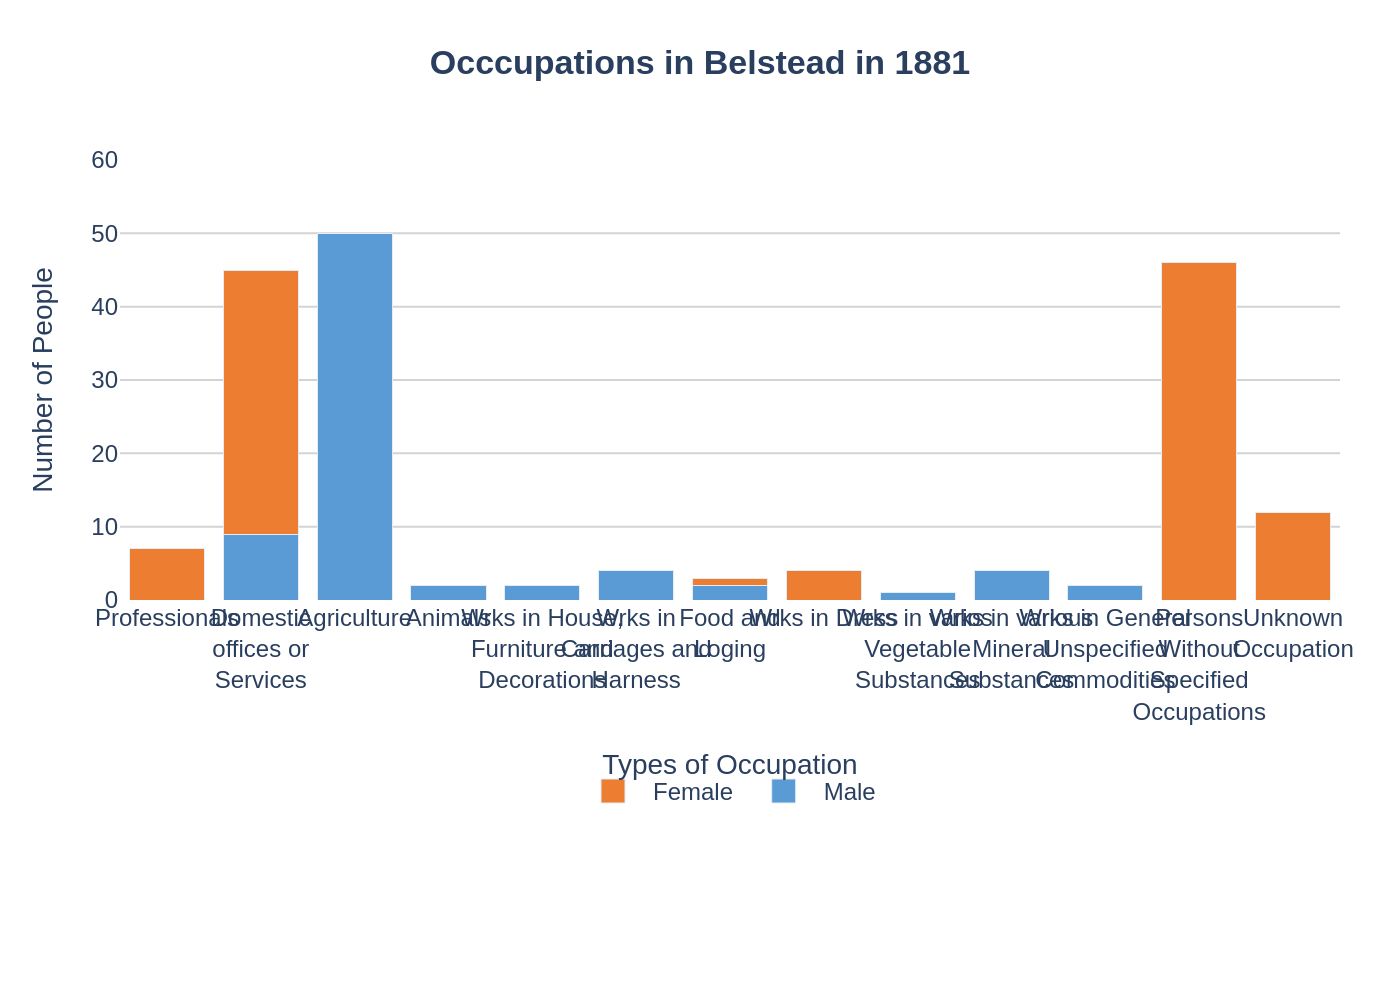

Here is the Python script that generated this plot:
import sys
import json
import os
import plotly.graph_objects as go

# Check for command-line argument
if len(sys.argv) != 2:
    print("Usage: python script.py <path_to_json_file>")
    sys.exit(1)

# Get JSON file path from command-line argument
json_path = sys.argv[1]

# Read data from the specified JSON file
try:
    with open(json_path, 'r', encoding='utf-8') as f:
        chart_info = json.load(f)
except FileNotFoundError:
    print(f"Error: JSON file not found at {json_path}")
    sys.exit(1)
except json.JSONDecodeError:
    print(f"Error: Could not decode JSON from {json_path}")
    sys.exit(1)

# Extract data, texts, and colors from the JSON object
chart_data = chart_info['chart_data']
texts = chart_info['texts']
colors = chart_info['colors']
categories = chart_data['categories']
series_data = chart_data['series']

# Initialize the figure
fig = go.Figure()

# Add a bar trace for each data series, preserving order
for i, series in enumerate(series_data):
    fig.add_trace(go.Bar(
        name=series['name'],
        x=categories,
        y=series['values'],
        marker_color=colors[i % len(colors)] # Use modulo for color safety
    ))

# Build the title string
title_text = f"<b>{texts['title']}</b>"
if texts.get('subtitle'):
    title_text += f"<br><sub>{texts['subtitle']}</sub>"

# Update layout for a professional look and to match the original
fig.update_layout(
    barmode='stack',
    title={
        'text': title_text,
        'y': 0.95,
        'x': 0.5,
        'xanchor': 'center',
        'yanchor': 'top'
    },
    xaxis_title=texts['x_axis_title'],
    yaxis_title=texts['y_axis_title'],
    font={
        'family': "Arial",
        'size': 12
    },
    legend={
        'orientation': 'h',
        'yanchor': 'bottom',
        'y': -0.5, # Adjust position to avoid overlap with long x-axis labels
        'xanchor': 'center',
        'x': 0.5
    },
    plot_bgcolor='white',
    paper_bgcolor='white',
    xaxis={
        'showgrid': False,
        'tickangle': 0
    },
    yaxis={
        'showgrid': True,
        'gridcolor': 'lightgrey',
        'range': [0, 60]
    },
    margin={
        'l': 60,
        'r': 30,
        't': 80,
        'b': 200 # Increased bottom margin for multi-line x-axis labels
    }
)

# Determine the output filename from the input JSON filename
base_filename = os.path.splitext(os.path.basename(json_path))[0]
output_filename = f"{base_filename}.png"

# Save the figure as a high-resolution PNG image
fig.write_image(output_filename, scale=2)

print(f"Chart saved to {output_filename}")
